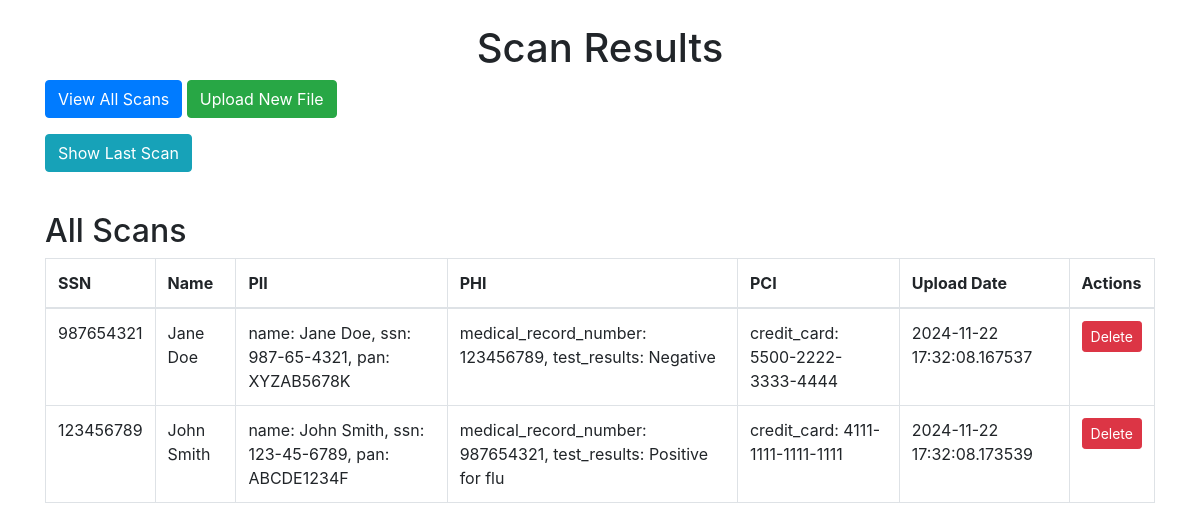
Screenshot of /scans with the database file from the repository.
### app.py (models this page shows)
class Scan(db.Model):
    __tablename__ = "scan"
    id = db.Column(db.Integer, primary_key=True, autoincrement=True)
    ssn = db.Column(db.String, unique=True, nullable=False)  # Primary identifier
    name = db.Column(db.String, nullable=True)
    pii = db.Column(db.String, nullable=True)  # All PII info combined
    phi = db.Column(db.String, nullable=True)  # All PHI info combined
    pci = db.Column(db.String, nullable=True)  # All PCI info combined
    additional_info = db.Column(
        db.String, nullable=True
    )  # Unclassified info or extra details
    upload_date = db.Column(db.DateTime, default=datetime.utcnow)

### app.py (the view)
@app.route("/scans", methods=["GET"])
def list_scans():
    scans = Scan.query.all()
    return render_template("list.html", scans=scans)

### templates/list.html (shortened to what this page needs)
<!DOCTYPE html>
<html lang="en">
<head>
    <link href="https://stackpath.bootstrapcdn.com/bootstrap/4.5.2/css/bootstrap.min.css" rel="stylesheet">
</head>
<body>
    <div class="container mt-4">
        <h1 class="text-center">Scan Results</h1>
        <div class="mb-3">
            <a href="{{ url_for('list_scans') }}" class="btn btn-primary">View All Scans</a>
            <a href="{{ url_for('home') }}" class="btn btn-success">Upload New File</a>
        </div>
        <button id="last-scan-button" class="btn btn-info mb-3">Show Last Scan</button>
        <h2 class="mt-4">All Scans</h2>
        <table class="table table-bordered">
            <thead>
                <tr>
                    <th>SSN</th>
                    <th>Name</th>
                    <th>PII</th>
                    <th>PHI</th>
                    <th>PCI</th>
                    <th>Upload Date</th>
                    <th>Actions</th>
                </tr>
            </thead>
            <tbody>
                {% for scan in scans %}
                    <tr>
                        <td>{{ scan.ssn }}</td>
                        <td>{{ scan.name }}</td>
                        <td>{{ scan.pii }}</td>
                        <td>{{ scan.phi }}</td>
                        <td>{{ scan.pci }}</td>
                        <td>{{ scan.upload_date }}</td>
                        <td>
                            <a href="{{ url_for('delete_scan', id=scan.id) }}" class="btn btn-danger btn-sm">Delete</a>
                        </td>
                    </tr>
                {% endfor %}
            </tbody>
        </table>
    </div>
</body>
</html>

### rows the page displays
Scan: ssn "987654321", name "Jane Doe", pii "name: Jane Doe, ssn: 987-65-4321, pan: XYZAB5678K", phi "medical_record_number: 123456789, test_results: Negative", pci "credit_card: 5500-2222-3333-4444", upload_date "2024-11-22 17:32:08.167537"
Scan: ssn "123456789", name "John Smith", pii "name: John Smith, ssn: 123-45-6789, pan: ABCDE1234F", phi "medical_record_number: 987654321, test_results: Positive for flu", pci "credit_card: 4111-1111-1111-1111", upload_date "2024-11-22 17:32:08.173539"
